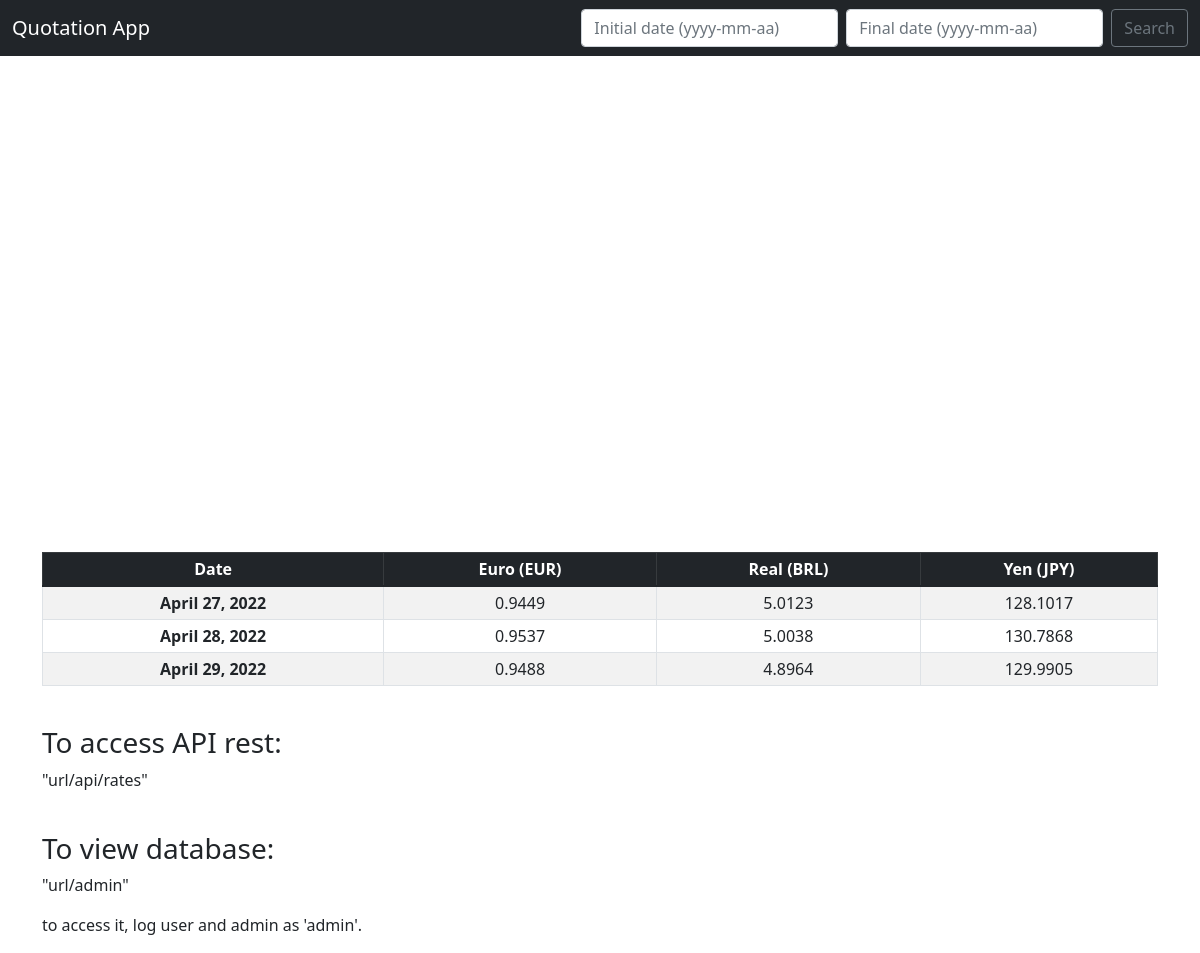
The app's page /, older data.
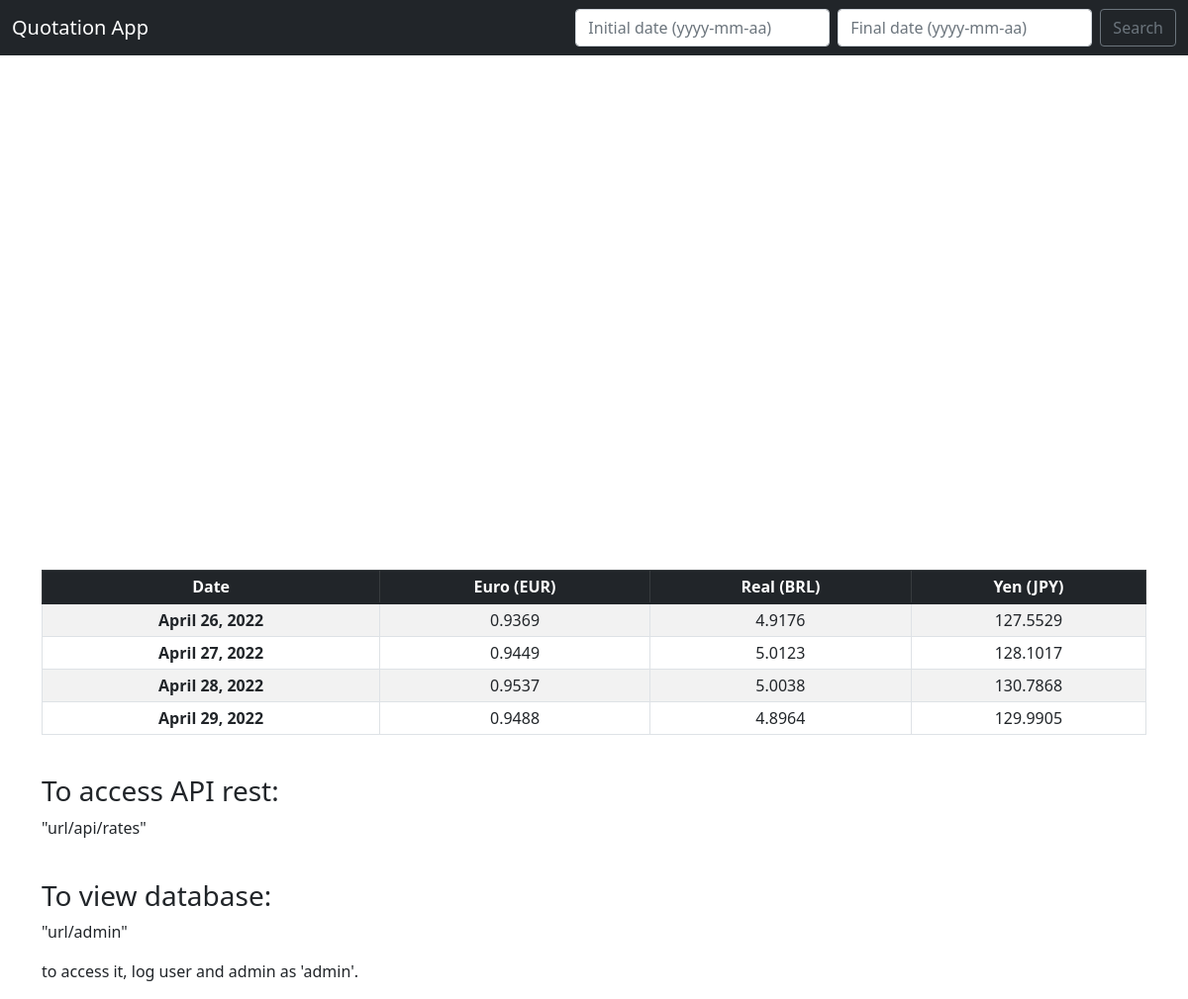
The same page, newer data.
### rates/models.py (models this page shows, shortened)
class Rate(models.Model):
    date = models.DateField()
    euro = models.CharField(max_length=20)
    real = models.CharField(max_length=20)
    yen = models.CharField(max_length=20)

### rates/views.py (the view)
# urls.py: path('', views.home, name="home"),
def home(request):
    import requests
    import json
    from datetime import date
    from datetime import timedelta
    date_list = []
    today = date.today()
    while len(date_list) < 5:
        if today.isoweekday() < 6:
            date_list.append(today)
        today -= timedelta(days=1)
    if request.method == "POST":
        initial_date = request.POST['initial_date']
        final_date = request.POST['final_date']
        date_list = []
        date1 = date.fromisoformat(initial_date)
        date2 = date.fromisoformat(final_date)
        if date2 < date1:
            messages.success(request, "Please, choose an initial date earlier than the final date!")
            return redirect(home)
        else:
            if date1.isoweekday() < 6:
                date_list.append(date1)
            while date2 != date1:
                date1 += timedelta(days=1)
                if date1.isoweekday() < 6:
                    date_list.append(date1)
            if len(date_list) > 5:
                messages.success(request, "Maximum period of time is 5 weekdays. Please, choose a smaller interval!")
                return redirect(home)
            else:
                for day in date_list:
                    api_request = requests.get("https://api.vatcomply.com/rates?date=" + str(day))
                    try:
                        api = json.loads(api_request.content)
                    except json.decoder.JSONDecodeError:
                        messages.success(request, "There is a problem in the API provided. Please, check the entered "
                                                  "address.")
                        return redirect('home')
                    euro = round(api['rates']['EUR'] / api['rates']['USD'], 4)
                    real = round(api['rates']['BRL'] / api['rates']['USD'], 4)
                    yen = round(api['rates']['JPY'] / api['rates']['USD'], 4)
                    Rate.objects.get_or_create(date=day, euro=euro, real=real, yen=yen)
        all_rates = Rate.objects.all().order_by('date')
        display_euro = ''
        for rate in all_rates:
            if rate.date in date_list:
                display_euro += rate.euro + ' ,'
        display_real = ''
        for rate in all_rates:
            if rate.date in date_list:
                display_real += rate.real + ' ,'
        display_yen = ''
        for rate in all_rates:
            if rate.date in date_list:
                display_yen += rate.yen + ' ,'
        return render(request, 'home.html',
                      {'all_rates': all_rates, 'date_list': date_list, 'display_euro': display_euro,
                       'display_real': display_real, 'display_yen': display_yen})
    else:
        all_rates = Rate.objects.all().order_by('date')
        display_euro = ''
        for rate in all_rates:
            if rate.date in date_list:
                display_euro += rate.euro + ' ,'
        display_real = ''
        for rate in all_rates:
            if rate.date in date_list:
                display_real += rate.real + ' ,'
        display_yen = ''
        for rate in all_rates:
            if rate.date in date_list:
                display_yen += rate.yen + ' ,'
        return render(request, 'home.html',
                      {'all_rates': all_rates, 'date_list': date_list, 'display_euro': display_euro,
                       'display_real': display_real, 'display_yen': display_yen})

### rates/templates/home.html (shortened to what this page needs)
{% extends 'base.html' %}
{% block chart %}
<html>
<head>
</head>
<body>
<div id="container" style="width:100%; height:400px;"></div>
</body>
</html>
{% endblock %}
{% block content %}
<table class="table table-striped table-hover table-bordered text-center table-sm">
    <thead>
    <tr class="table-dark">
        <th scope="col">Date</th>
        <th scope="col">Euro (EUR)</th>
        <th scope="col">Real (BRL)</th>
        <th scope="col">Yen (JPY)</th>
    </tr>
    </thead>
    <tbody>
    {% for rate in all_rates %}
    {% if rate.date in date_list%}
    <tr>
        <th scope="row">{{ rate.date }}</th>
        <td>{{ rate.euro }}</td>
        <td>{{ rate.real }}</td>
        <td>{{ rate.yen }}</td>
        <br/>
    </tr>
    {% endif %}
    {% endfor %}
    </tbody>
</table>
<br/>
<h3>To access API rest:</h3>
<p>"url/api/rates"</p>
<br/>
<h3>To view database:</h3>
<p>"url/admin"</p>
<p>to access it, log user and admin as 'admin'.</p>
{% endblock %}

Row changes from the older to the newer data that the page shows:
added Rate: date "April 26, 2022", euro "0.9369", real "4.9176", yen "127.5529"
